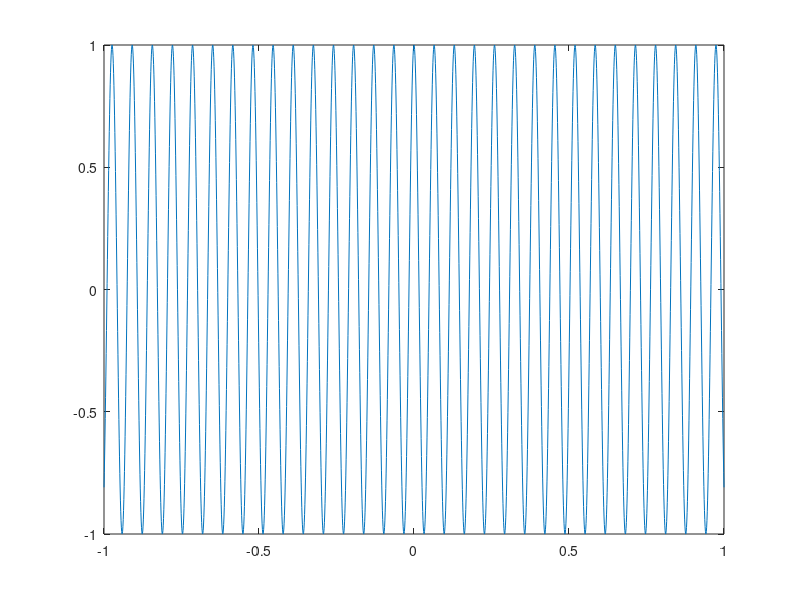

Source code (MATLAB):
f1 = 0.3;
f2 = 15.1;
t = [-1:0.001:1];
z1 = e.^(f1*2*pi*t*i);
z2 = e.^(f2*2*pi*t*i);

z = z1.*z2;

%plot(t,real(z),t,imag(z))
plot(t,z)

sum(z(100:900))